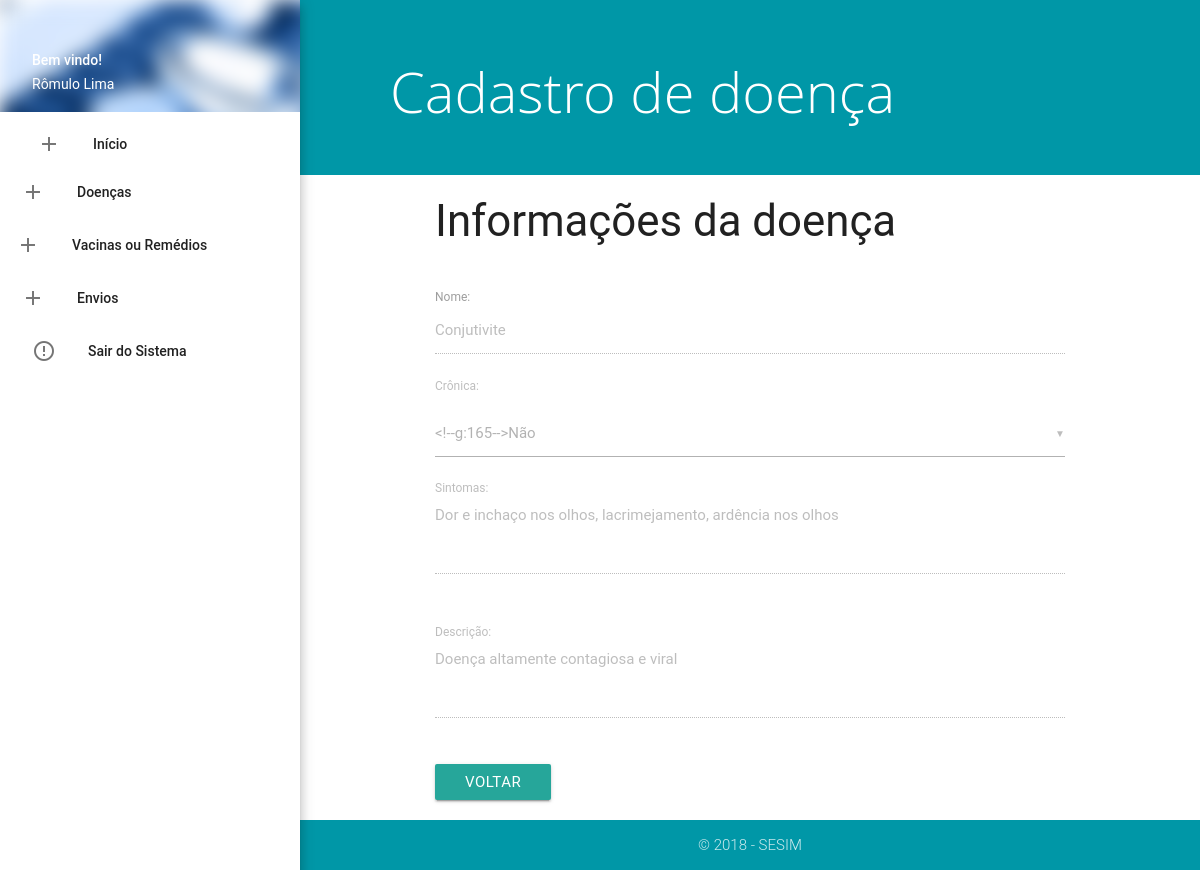
The page /tcc/admin/ver-d.php?id=72 (signed in) on the database its author committed.
### tables this page shows
CREATE TABLE `tb_doenca` (
  `id_doenca` int(11) NOT NULL,
  `nome_doenca` varchar(250) NOT NULL,
  `doenca_cronica` varchar(45) NOT NULL,
  `sintomas_doenca` longtext NOT NULL,
  `desc_doenca` longtext NOT NULL
);

### tcc/admin/ver-d.php (the view, shortened to what this page needs)
<!DOCTYPE html>
<html>
  <head>
<?php include('include/header.php'); ?>
  </head>
  <body>
    <?php include('include/menu.php'); ?>
    <main>
    <section class="content">
      <div class="page-announce valign-wrapper cyan darken-2"><h1 class="page-announce-text valign">Cadastro de doença</h1></div>
      <?php
    include('../config/conect.php');
        $id = filter_input(INPUT_GET,'id',FILTER_DEFAULT);
        $select = "SELECT * FROM tb_doenca WHERE id_doenca=:id";
        try{
            $result = $con->prepare($select);
            $result->bindParam(':id',$id,PDO::PARAM_INT);
            $result->execute();
              $contar = $result->rowCount();
              if ($contar > 0) {
                 while ($exibir = $result->FETCH(PDO::FETCH_OBJ)) {
                   $nome = $exibir-> nome_doenca;
                   $sintomas = $exibir-> sintomas_doenca;
                   $desc = $exibir-> desc_doenca;
                 }
               }else{
                echo '<div class ="alert alert-danger"><strong>AVISO ! </strong> Não há dados com o id informado :( </div>';
               }
        }catch(PDOException $e){
          echo '<div class ="alert alert-danger">Algo deu errado, por favor tente novamente :( </div>';
        }
    ?>
      <div class="container">
        <h3>Informações da doença</h3>
        <br>
        <form id="cad-form-doenca" role="form" action="" method="post" enctype="multipart/form-data">
                <label for="nome">Nome: </label>
                <input type="text" name="nome" id="nome" value="<?php echo $nome ?>" disabled>
                <label for="cronica">Crônica: </label>
    <div class="input-field col s12">
  </div>
      <div class="row">
        <div class="input-field col s12">
          <textarea id="sintoma" name="sintoma" class="materialize-textarea" disabled><?php echo $sintomas ?></textarea>
          <label for="sintoma">Sintomas:</label>
        </div>
      </div>
      <div class="row">
        <div class="input-field col s12">
          <textarea id="desc" name="desc" class="materialize-textarea" disabled><?php echo $desc ?></textarea>
          <label for="desc">Descrição:</label>
        </div>
      </div>
      <a href="man-d.php" class="btn">Voltar</a>
            </form>
  </div>
    </section>
    </main>
   <?php include('include/rodape.php'); ?>
  </body>
</html>

### tcc/admin/include/menu.php (shortened to what this page needs)
 <?php
    include ('../config/conect.php');
  $select="SELECT * FROM tb_admin WHERE email_admin='".$_SESSION['loginAdmin']."'";
  try{
    $result = $con->prepare($select);
    $result->bindParam(':id',$id,PDO::PARAM_INT);
    $result->execute();
    $contar = $result-> rowCount();
    if ($contar > 0) {
      while ($show = $result->FETCH(PDO::FETCH_OBJ)) {
         $nome = $show->nome_admin;
       }
     }else{
      echo '<div class="alert alert-danger"><strong>Aviso!</strong> Não há dados com o id (parametro) informado :(</div>';
     }
  }catch(PDOException $e){
    echo "<b>Erro de select no PDO</b> ".$e->getMessage();
  }
  ?>
<ul id="slide-out" class="side-nav fixed z-depth-4">
  <li>
    <div class="userView">
      <div class="background">
        <img src="assets/img/admin.jpg" style="filter: blur(10px);">
      </div>
      <a href="home.php"><span class="white-text name">Bem vindo!</span></a>
      <a href="home.php"><span class="white-text email"><?php echo utf8_encode($nome); ?></span></a>
    </div>
  </li>
  <li>
    <form class="sidebar-form">
      <li><a href="home.php"><i class="material-icons left">add</i>Início</a></li>
          <li class="no-padding">
    <ul class="collapsible collapsible-accordion">
      <li>
        <a class="collapsible-header"><i class="material-icons left">add</i>Doenças</a>
      </li>
    </ul>
  </form>
  </li>
  <li class="no-padding">
    <ul class="collapsible collapsible-accordion">
      <li>
        <a class="collapsible-header"><i class="material-icons left">add</i>Vacinas ou Remédios</a>
      </li>
    </ul>
  </li>
        <li>
    <form class="sidebar-form">
          <li class="no-padding">
    <ul class="collapsible collapsible-accordion">
      <li>
        <a class="collapsible-header"><i class="material-icons left">add</i>Envios</a>
      </li>
    </ul>
  </form>
  </li>
   <li><a href="?sair" onclick="return confirm('Deseja realmente sair do sistema?')"><i class="material-icons">error_outline</i>Sair do Sistema</a></li>
</ul>

### tcc/admin/assets/css/custom.css (style rules this page uses)
@media (min-width:993px) { main, footer { padding-left: 300px; } }
form.sidebar-form { margin: 5px; }
div.page-announce { min-height: 175px; height: auto; background-color: #f4425c; padding: 40px; margin-bottom: 10px; }
h1.page-announce-text { font-family: 'Open Sans', sans-serif; font-weight: 100; font-size: 56px; color: #fff; line-height: 0.5em; margin-left: 50px; }
body { display: flex; min-height: 100vh; flex-direction: column; }
main { flex: 1 0 auto; }

### rows shown on the page
tb_doenca: nome "Conjutivite", sintoma "Dor e inchaço nos olhos, lacrimejamento, ardência nos olhos", desc "Doença altamente contagiosa e viral"

### other values the page prints
utf8_encode($nome) "Rômulo Lima"
